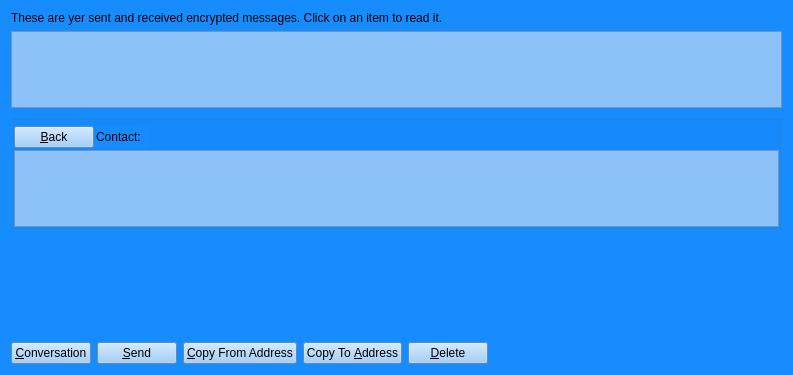
<?xml version="1.0" encoding="UTF-8"?>
<ui version="4.0">
 <class>MessagePage</class>
 <widget class="QWidget" name="MessagePage">
  <property name="geometry">
   <rect>
    <x>0</x>
    <y>0</y>
    <width>793</width>
    <height>375</height>
   </rect>
  </property>
  <property name="windowTitle">
   <string>Address Book</string>
  </property>
  <property name="styleSheet">
   <string notr="true">background-color: rgb(22, 140, 255);</string>
  </property>
  <layout class="QVBoxLayout" name="verticalLayout_2">
   <item>
    <widget class="QLabel" name="labelExplanation">
     <property name="styleSheet">
      <string notr="true">background-color: rgb(22, 140, 255);</string>
     </property>
     <property name="text">
      <string>These are yer sent and received encrypted messages. Click on an item to read it.</string>
     </property>
     <property name="textFormat">
      <enum>Qt::PlainText</enum>
     </property>
     <property name="wordWrap">
      <bool>true</bool>
     </property>
    </widget>
   </item>
   <item>
    <widget class="QTableView" name="tableView">
     <property name="contextMenuPolicy">
      <enum>Qt::CustomContextMenu</enum>
     </property>
     <property name="toolTip">
      <string>Click on a message to view it</string>
     </property>
     <property name="styleSheet">
      <string notr="true">background-color: rgb(140, 194, 247);</string>
     </property>
     <property name="tabKeyNavigation">
      <bool>false</bool>
     </property>
     <property name="alternatingRowColors">
      <bool>true</bool>
     </property>
     <property name="selectionMode">
      <enum>QAbstractItemView::SingleSelection</enum>
     </property>
     <property name="selectionBehavior">
      <enum>QAbstractItemView::SelectRows</enum>
     </property>
     <property name="sortingEnabled">
      <bool>true</bool>
     </property>
     <attribute name="verticalHeaderVisible">
      <bool>false</bool>
     </attribute>
    </widget>
   </item>
   <item>
    <layout class="QVBoxLayout" name="verticalLayout">
     <item>
      <widget class="QGroupBox" name="messageDetails">
       <property name="title">
        <string/>
       </property>
       <layout class="QVBoxLayout" name="verticalLayout_4">
        <property name="spacing">
         <number>2</number>
        </property>
        <property name="leftMargin">
         <number>0</number>
        </property>
        <property name="topMargin">
         <number>6</number>
        </property>
        <property name="rightMargin">
         <number>0</number>
        </property>
        <property name="bottomMargin">
         <number>0</number>
        </property>
        <item>
         <layout class="QHBoxLayout" name="horizontalLayout_3">
          <item>
           <widget class="QPushButton" name="backButton">
            <property name="styleSheet">
             <string notr="true">background-color: rgb(140, 194, 247);</string>
            </property>
            <property name="text">
             <string>&amp;Back</string>
            </property>
            <property name="icon">
             <iconset resource="../bitcoin.qrc">
              <normaloff>:/icons/quit</normaloff>:/icons/quit</iconset>
            </property>
           </widget>
          </item>
          <item>
           <widget class="QLabel" name="labelContact">
            <property name="styleSheet">
             <string notr="true">background-color: rgb(22, 140, 255);</string>
            </property>
            <property name="text">
             <string>Contact:</string>
            </property>
           </widget>
          </item>
          <item>
           <widget class="QLabel" name="contactLabel">
            <property name="text">
             <string/>
            </property>
           </widget>
          </item>
          <item>
           <spacer name="horizontalSpacer_3">
            <property name="orientation">
             <enum>Qt::Horizontal</enum>
            </property>
            <property name="sizeHint" stdset="0">
             <size>
              <width>40</width>
              <height>20</height>
             </size>
            </property>
           </spacer>
          </item>
         </layout>
        </item>
        <item>
         <widget class="QListView" name="listConversation">
          <property name="styleSheet">
           <string notr="true">background-color: rgb(140, 194, 247);</string>
          </property>
         </widget>
        </item>
        <item>
         <layout class="QVBoxLayout" name="verticalLayout_3"/>
        </item>
       </layout>
      </widget>
     </item>
     <item>
      <widget class="MRichTextEdit" name="messageEdit" native="true">
       <property name="minimumSize">
        <size>
         <width>0</width>
         <height>100</height>
        </size>
       </property>
      </widget>
     </item>
     <item>
      <layout class="QHBoxLayout" name="horizontalLayout">
       <item>
        <widget class="QPushButton" name="newButton">
         <property name="styleSheet">
          <string notr="true">background-color: rgb(140, 194, 247);</string>
         </property>
         <property name="text">
          <string>&amp;Conversation</string>
         </property>
         <property name="icon">
          <iconset resource="../bitcoin.qrc">
           <normaloff>:/icons/add</normaloff>:/icons/add</iconset>
         </property>
        </widget>
       </item>
       <item>
        <widget class="QPushButton" name="sendButton">
         <property name="toolTip">
          <string>Sign a message to prove you own an Doubloon address</string>
         </property>
         <property name="styleSheet">
          <string notr="true">background-color: rgb(140, 194, 247);</string>
         </property>
         <property name="text">
          <string>&amp;Send</string>
         </property>
         <property name="icon">
          <iconset resource="../bitcoin.qrc">
           <normaloff>:/icons/send</normaloff>:/icons/send</iconset>
         </property>
        </widget>
       </item>
       <item>
        <widget class="QPushButton" name="copyFromAddressButton">
         <property name="toolTip">
          <string>Copy the currently selected address to the system clipboard</string>
         </property>
         <property name="styleSheet">
          <string notr="true">background-color: rgb(140, 194, 247);</string>
         </property>
         <property name="text">
          <string>&amp;Copy From Address</string>
         </property>
         <property name="icon">
          <iconset resource="../bitcoin.qrc">
           <normaloff>:/icons/editcopy</normaloff>:/icons/editcopy</iconset>
         </property>
        </widget>
       </item>
       <item>
        <widget class="QPushButton" name="copyToAddressButton">
         <property name="toolTip">
          <string>Copy the currently selected address to the system clipboard</string>
         </property>
         <property name="styleSheet">
          <string notr="true">background-color: rgb(140, 194, 247);</string>
         </property>
         <property name="text">
          <string>Copy To &amp;Address</string>
         </property>
         <property name="icon">
          <iconset resource="../bitcoin.qrc">
           <normaloff>:/icons/editcopy</normaloff>:/icons/editcopy</iconset>
         </property>
        </widget>
       </item>
       <item>
        <widget class="QPushButton" name="deleteButton">
         <property name="toolTip">
          <string>Delete the currently selected address from the list</string>
         </property>
         <property name="styleSheet">
          <string notr="true">background-color: rgb(140, 194, 247);</string>
         </property>
         <property name="text">
          <string>&amp;Delete</string>
         </property>
         <property name="icon">
          <iconset resource="../bitcoin.qrc">
           <normaloff>:/icons/remove</normaloff>:/icons/remove</iconset>
         </property>
        </widget>
       </item>
       <item>
        <spacer name="horizontalSpacer">
         <property name="orientation">
          <enum>Qt::Horizontal</enum>
         </property>
         <property name="sizeHint" stdset="0">
          <size>
           <width>40</width>
           <height>20</height>
          </size>
         </property>
        </spacer>
       </item>
      </layout>
     </item>
    </layout>
   </item>
  </layout>
 </widget>
 <customwidgets>
  <customwidget>
   <class>MRichTextEdit</class>
   <extends>QWidget</extends>
   <header>mrichtextedit.h</header>
   <container>1</container>
  </customwidget>
 </customwidgets>
 <resources>
  <include location="../bitcoin.qrc"/>
 </resources>
 <connections/>
</ui>
